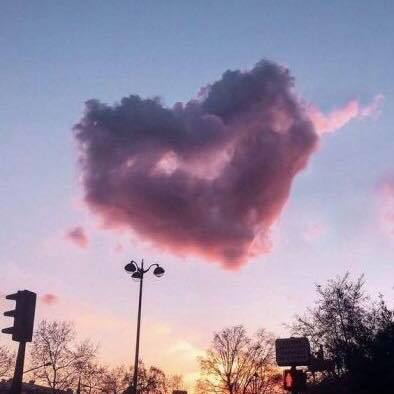
#> input picture love.jpg, 394 x 394 px
$ python 'filter laplacian domain frekuensi.py'
#> lines starting #> are read from the running program, lines starting #| are printed output that depends on the picture
import numpy as np
import matplotlib.pyplot as plt
from PIL import Image

# Membaca gambar dan mengonversi ke grayscale
img = Image.open('love.jpg').convert('L')
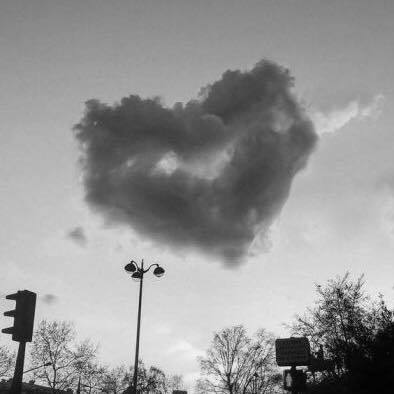
#> img: PIL image 394x394 L; min 1, max 251, mean 149.5
img_arr = np.array(img)

# Menghitung transformasi Fourier dari gambar
f = np.fft.fft2(img_arr)
fshift = np.fft.fftshift(f)

# Membuat filter Laplacian
rows, cols = img_arr.shape
#> rows = 394; cols = 394
crow, ccol = rows//2, cols//2
#> crow = 197; ccol = 197
mask = np.zeros((rows,cols), np.uint8)
mask[crow-1:crow+2, ccol-1:ccol+2] = np.array([[0, 1, 0], [1, -4, 1], [0, 1, 0]], np.uint8)

# Mengaplikasikan filter pada gambar pada domain frekuensi
fshift = fshift * mask
f_ishift = np.fft.ifftshift(fshift)
img_filtered = np.fft.ifft2(f_ishift).real
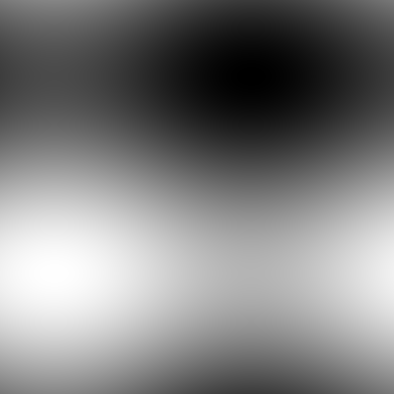
#> img_filtered: shape (394, 394) float64; min 37645.5, max 37720.1, mean 37682.8; drawn with min black and max white

# Menampilkan gambar hasil filterisasi
plt.imshow(img_filtered, cmap='gray')
plt.axis('off')
plt.show()
